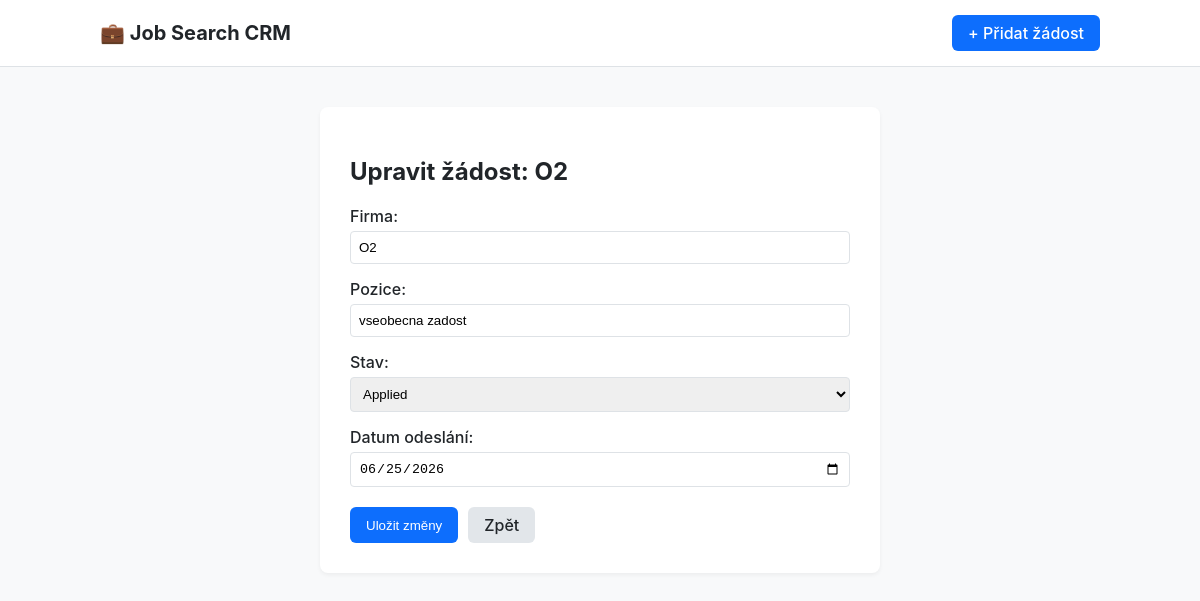
The app's page /edit/9 with its own data.
### tables this page shows
CREATE TABLE applications (
            id INTEGER PRIMARY KEY AUTOINCREMENT,
            company TEXT NOT NULL,
            position TEXT NOT NULL,
            status TEXT NOT NULL DEFAULT 'Applied',
            sent_date DATE NOT NULL
        );

### app.py (the view, shortened to what this page needs)
@app.route('/edit/<int:id>', methods=['GET', 'POST'])
def edit_application(id):
    conn = get_db_connection()
    application = conn.execute('SELECT * FROM applications WHERE id = ?', (id,)).fetchone()
    if application is None:
        conn.close()
        return "Žádost nenalezena", 404
    conn.close()
    return render_template('edit.html', application=application, statuses=STATUS_OPTIONS)

### database.py (called while the page is built)
def get_db_connection():
    conn = sqlite3.connect(DATABASE_PATH)
    conn.row_factory = sqlite3.Row  # Umožní přistupovat ke sloupcům přes názvy
    return conn

### templates/edit.html (shortened to what this page needs)
<!DOCTYPE html>
<html lang="cs">
<head>
    <link rel="stylesheet" href="{{ url_for('static', filename='style.css') }}">
</head>
<body>
    <nav class="navbar">
        <div class="container">
            <a href="{{ url_for('index') }}" class="nav-brand">💼 Job Search CRM</a>
            <a href="{{ url_for('add_application') }}" class="btn btn-primary">+ Přidat žádost</a>
        </div>
    </nav>
    <main class="container content">
        <div class="form-card">
            <h2>Upravit žádost: {{ application['company'] }}</h2>
            <form method="POST">
                <div class="form-group">
                    <label for="company">Firma:</label>
                    <input type="text" id="company" name="company" value="{{ application['company'] }}" required>
                </div>
                <div class="form-group">
                    <label for="position">Pozice:</label>
                    <input type="text" id="position" name="position" value="{{ application['position'] }}" required>
                </div>
                <div class="form-group">
                    <label for="status">Stav:</label>
                    <select id="status" name="status">
                        {% for status in statuses %}
                            <option value="{{ status }}" {% if application['status'] == status %}selected{% endif %}>{{ status }}</option>
                        {% endfor %}
                    </select>
                </div>
                <div class="form-group">
                    <label for="sent_date">Datum odeslání:</label>
                    <input type="date" id="sent_date" name="sent_date" value="{{ application['sent_date'] }}" required>
                </div>
                <div class="form-actions">
                    <button type="submit" class="btn btn-primary">Uložit změny</button>
                    <a href="{{ url_for('index') }}" class="btn btn-secondary">Zpět</a>
                </div>
            </form>
        </div>
    </main>
</body>
</html>

### static/style.css (style rules this page uses)
:root { --bg-color: #f8f9fa; --card-bg: #ffffff; --text-color: #212529; --primary-color: #0d6efd; --border-color: #dee2e6; --applied: #6c757d; --interview: #fd7e14; --rejected: #dc3545; --offer: #198754; --hired: #0dcaf0; }
body { font-family: -apple-system, BlinkMacSystemFont, "Segoe UI", Roboto, sans-serif; background-color: var(--bg-color); color: var(--text-color); margin: 0; padding: 0; }
.container { max-width: 1000px; margin: 0 auto; padding: 0 20px; }
.navbar { background-color: #ffffff; border-bottom: 1px solid var(--border-color); padding: 15px 0; }
.navbar .container { display: flex; justify-content: space-between; align-items: center; }
.nav-brand { font-size: 1.25rem; font-weight: bold; text-decoration: none; color: var(--text-color); }
.content { margin-top: 40px; }
.btn { display: inline-block; padding: 8px 16px; border-radius: 6px; text-decoration: none; font-weight: 500; cursor: pointer; border: none; }
.btn-primary { background-color: var(--primary-color); color: white; }
.btn-secondary { background-color: #e2e6ea; color: var(--text-color); }
.form-card { background: var(--card-bg); padding: 30px; border-radius: 8px; box-shadow: 0 2px 4px rgba(0,0,0,0.05); max-width: 500px; margin: 0 auto; }
.form-group { margin-bottom: 15px; }
.form-group label { display: block; margin-bottom: 5px; font-weight: 500; }
.form-group input, .form-group select { width: 100%; padding: 8px; border: 1px solid var(--border-color); border-radius: 4px; box-sizing: border-box; }
.form-actions { margin-top: 20px; display: flex; gap: 10px; }

### records on screen
applications: company "O2", position "vseobecna zadost", status "Applied", sent_date "06/25/2026"
